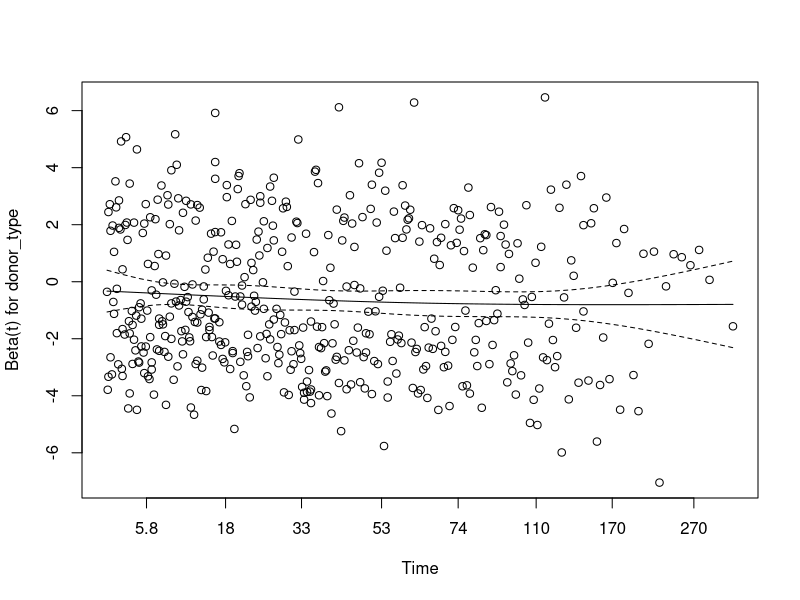
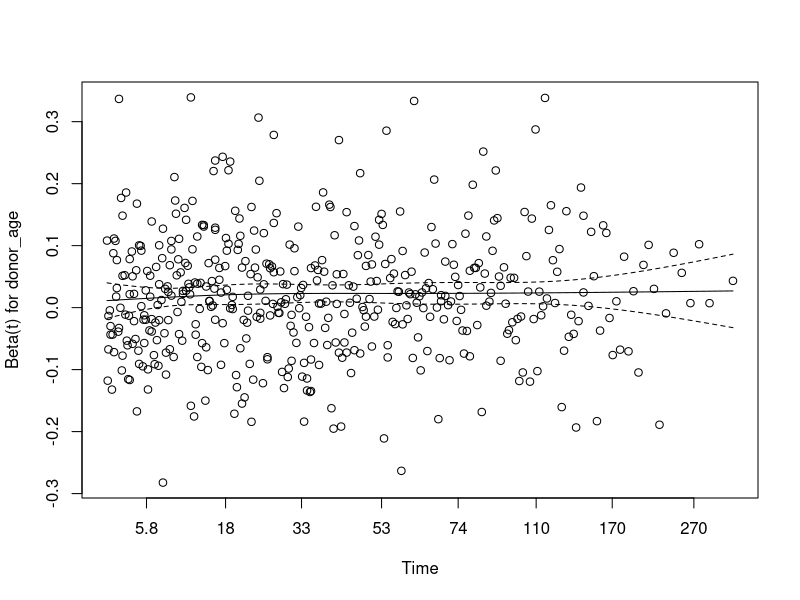
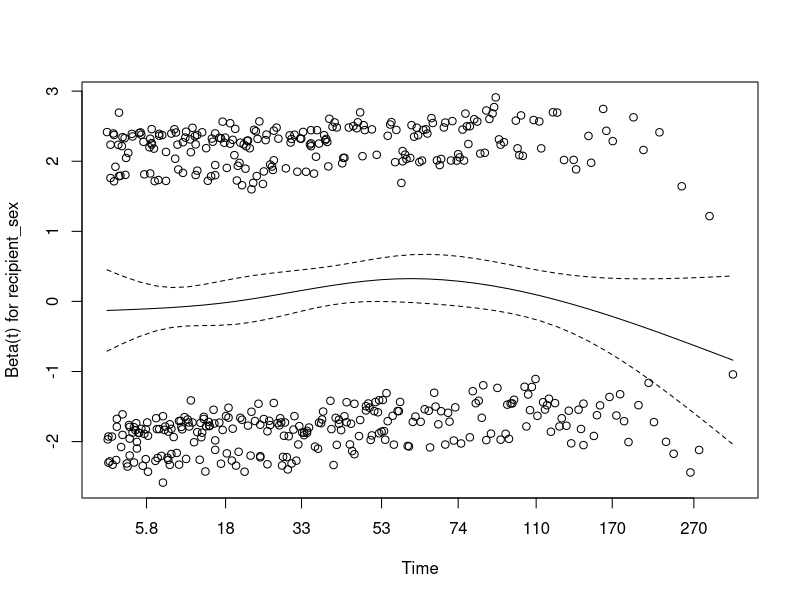
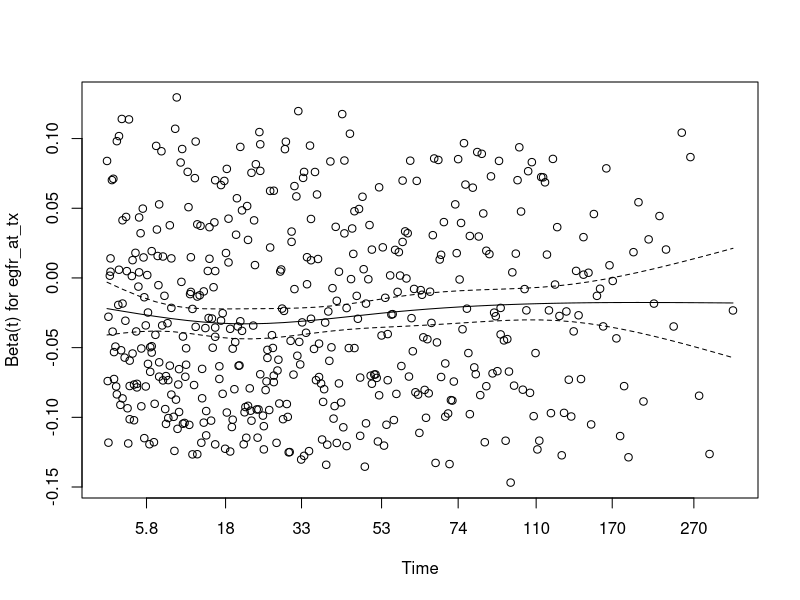
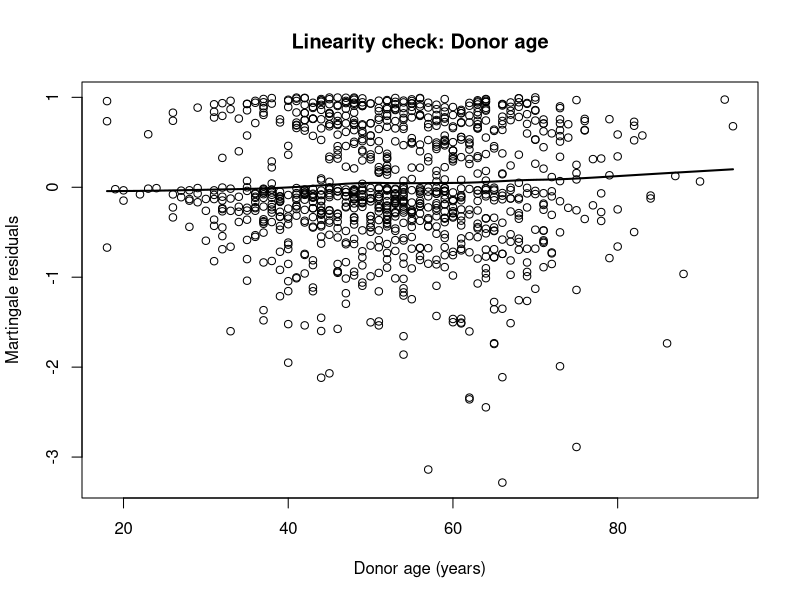
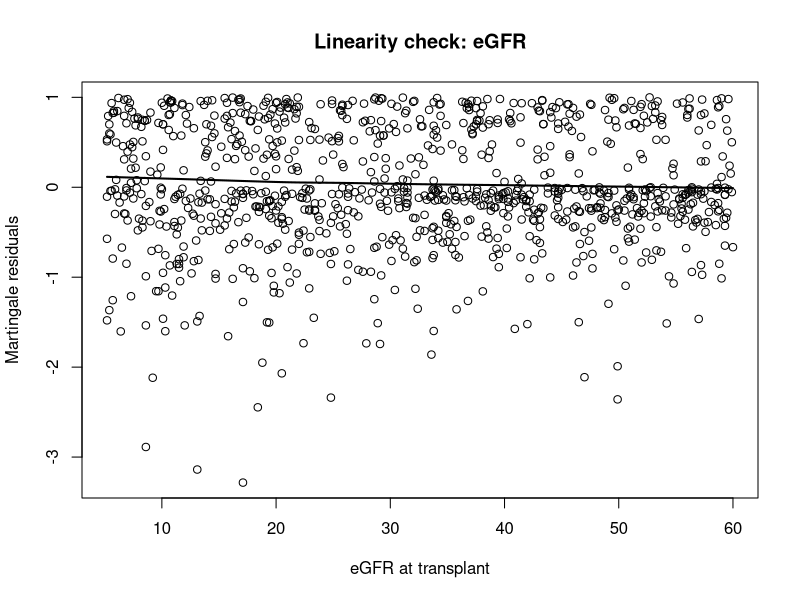

Here is the R script that generated these plots, in order:
## ---- chunk 1
knitr::opts_chunk$set(
  message = FALSE,
  warning = FALSE
)
## ---- chunk 2
library(survival)
library(dplyr)

df <- read.csv("simulated_data.csv")

df$recipient_sex <- factor(df$recipient_sex, levels = c("Male", "Female"))
df$donor_type <- factor(df$donor_type, levels = c("Deceased", "Living"))

head(df)


## ---- chunk 3

cox_model <- coxph(
Surv(time, status) ~ donor_type + donor_age + recipient_sex + egfr_at_tx,
data = df
)

summary(cox_model)



## ---- chunk 4

ph_test <- cox.zph(cox_model)
ph_test


plot(ph_test)

## ---- chunk 5

mart_resid <- residuals(cox_model, type = "martingale")

# Plot residuals vs continuous covariates


plot(df$donor_age, mart_resid,
     xlab = "Donor age (years)", ylab = "Martingale residuals",
     main = "Linearity check: Donor age")
lines(lowess(df$donor_age, mart_resid), lwd = 2)

plot(df$egfr_at_tx, mart_resid,
     xlab = "eGFR at transplant", ylab = "Martingale residuals",
     main = "Linearity check: eGFR")
lines(lowess(df$egfr_at_tx, mart_resid), lwd = 2)



